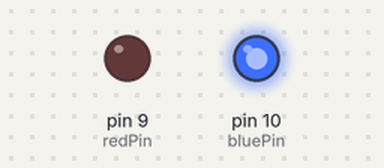
The sketch below on a simulated Arduino Uno, built with avr-gcc and run on an emulated ATmega328P. On the bench: output pins drawn as LEDs (lit = HIGH).

Above: at 0.02 s.
At 1.47 s:
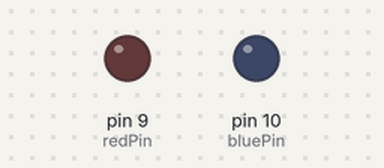
At 2.92 s:
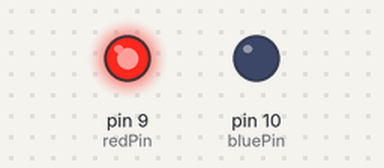
Timing chart, 0 to 3.2 s (numbered marks = the images above):
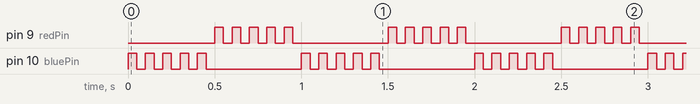

Measured:
- by itself, pin 9 (redPin), pin 10 (bluePin): repeats every 1.0 s: 4 × (LOW 0.05 s, HIGH 0.05 s), LOW 0.55 s, HIGH 0.05 s

The sketch:

forPractice.ino
```cpp
int bluePin = 10;
int redPin = 9;
int num = 5;
int waitT = 50;
int i;
int j;

void setup() {
  // put your setup code here, to run once:
pinMode(bluePin, OUTPUT);
pinMode(redPin, OUTPUT);


}


void loop() {
  // put your main code here, to run repeatedly:
for (i=1; i <= num; i++){
digitalWrite(bluePin,HIGH);
delay(waitT);
digitalWrite(bluePin, LOW);
delay(waitT);
}
for (j=1; j <= num; j++){
digitalWrite(redPin,HIGH);
delay(waitT);
digitalWrite(redPin, LOW);
delay(waitT);
}

}
```
